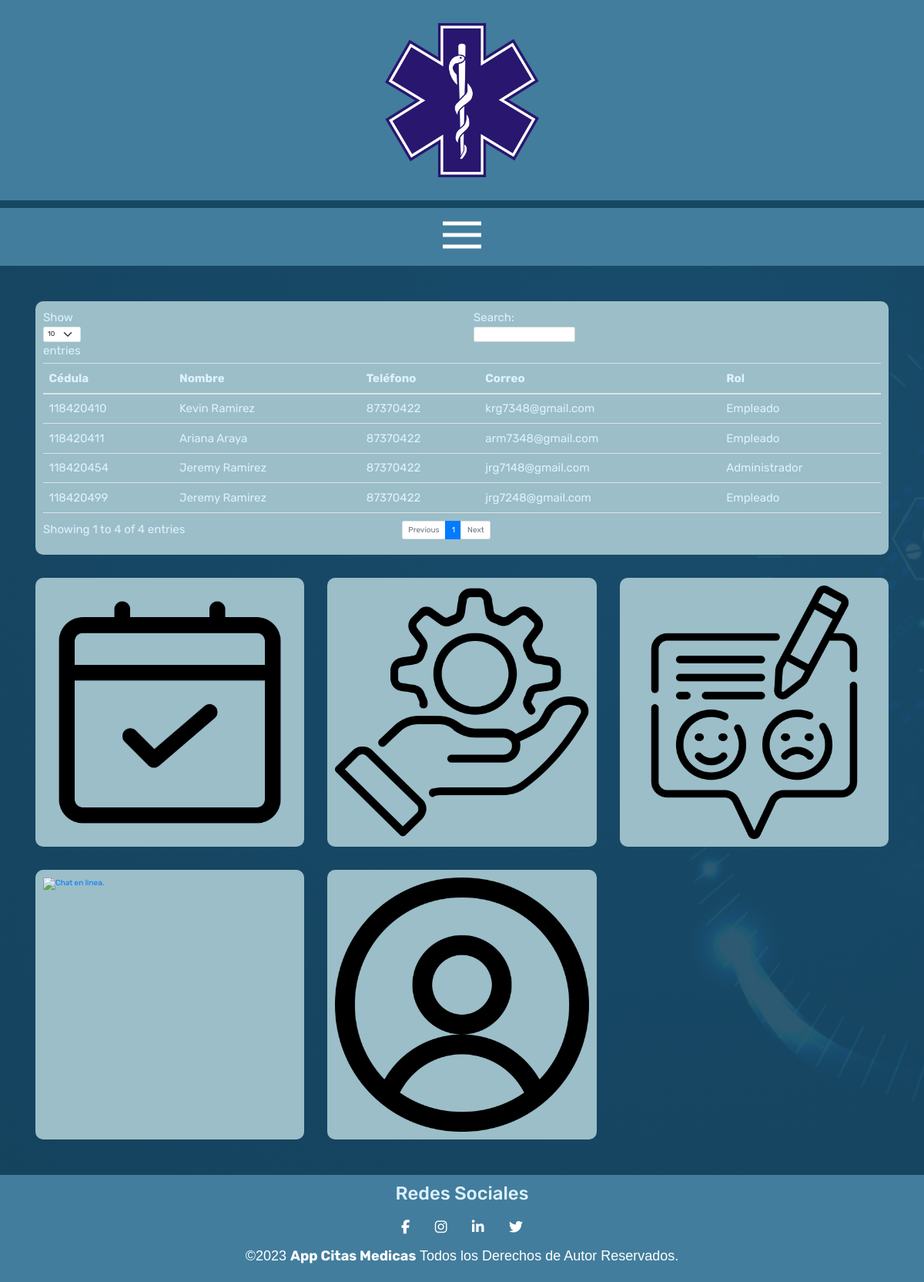
The page /dashboard.php (signed in) on the database its author committed.
### tables this page shows
CREATE TABLE `tab_usuarios` (
    `Cédula` VARCHAR(255) NOT NULL,
    `PrimerNombre` VARCHAR(100) NOT NULL,
    `SegundoNombre` VARCHAR(100) NULL,
    `PrimerApellido` VARCHAR(100) NOT NULL,
    `SegundoApellido` VARCHAR(100) NOT NULL,
    `Teléfono` VARCHAR(100) NOT NULL,
    `Correo` VARCHAR(100) NOT NULL,
    `Contraseña` VARCHAR(255) NOT NULL,
    `TipoSangre` VARCHAR(2) NULL,
    `Estatura` DOUBLE NULL,
    `Peso` DOUBLE NULL,
    PRIMARY KEY (`Cédula`)
);

CREATE TABLE `tab_rolesusuario` (
    `CodRol` INT NOT NULL,
    `Cédula` VARCHAR(255) NOT NULL,
    PRIMARY KEY (`Cédula`, `CodRol`),
    FOREIGN KEY (`CodRol`) REFERENCES `tab_roles`(`CodRol`) ON DELETE CASCADE ON UPDATE CASCADE,
    FOREIGN KEY (`Cédula`) REFERENCES `tab_usuarios`(`Cédula`) ON DELETE CASCADE ON UPDATE CASCADE
);

### dbCRUD/datosCRUD.php (called while the page is built, shortened)
<?php
function getDatosArray($sql) {
    $retorno = array();
    try {
        $oConexion = Conecta();
        if(mysqli_set_charset($oConexion, "utf8")){
            if(!$result = mysqli_query($oConexion, $sql)) die();
            while ($row = mysqli_fetch_array($result)) {
                $retorno[] = $row;
            }
        }
    } catch (Throwable $th) {
        error_log($th, 0);
    }finally{
        Desconecta($oConexion);
    }
    return $retorno;
}

### dashboard.php (the view, shortened to what this page needs)
<?php
    require_once "templates/head.php";
    require_once "templates/headerNavbar.php";
?>
    <main class="contenedor__dashboard">
        <div class="contenido__usuarios" id="contenido__usuarios">
            <div class="contenido__tabla">
                <div class='table-responsive'>
                <?php
                    try {
                        $query = "SELECT Cédula, PrimerNombre, PrimerApellido, Teléfono, Correo FROM tab_usuarios";
                        $rolUsuario = "";
                        $usuarios = getDatosArray($query);
                        if(!empty($usuarios)){
                            echo "<table id = 'tabla__datos' class = 'table table-stripped'>";
                            echo "<thead>";
                            echo "<tr>\n
                                    <th>Cédula</th>\n
                                    <th>Nombre</th>\n
                                    <th>Teléfono</th>\n
                                    <th>Correo</th>\n
                                    <th>Rol</th>\n";
                            echo "</tr>";
                            echo "</thead>";
                            echo "<tbody>";
                            foreach($usuarios as $usuario){
                                echo "<tr>";
                                echo "<td id='codigo'>{$usuario['Cédula']}</td>";
                                echo "<td id='nombre'>{$usuario['PrimerNombre']} {$usuario['PrimerApellido']}</td>";
                                echo "<td id='telefono'>{$usuario['Teléfono']}</td>";
                                echo "<td id='correo'>{$usuario['Correo']}</td>";
                                $queryRoles = "SELECT ru.CodRol FROM tab_usuarios u
                                LEFT JOIN tab_rolesusuario ru ON u.Cédula = ru.Cédula
                                WHERE u.Cédula = {$usuario['Cédula']}";
                                $roles = getDatosArray($queryRoles);
                                foreach ($roles as &$rol) {
                                    if($rol['CodRol']== 1){
                                        $rolUsuario = 'Cliente';
                                    } else if ($rol['CodRol'] == 2) {
                                        $rolUsuario = 'Empleado';
                                    } else if ($rol['CodRol'] == 3) {
                                        $rolUsuario = 'Administrador';
                                    }
                                }
                                echo "<td id='rol'>{$rolUsuario}</td>";
                                echo "</tr>";
                            }
                            echo "</tbody>";
                            echo "</table>";
                        }
                        else{
                            echo "No hay usuarios!";
                        }
                    } catch(Throwable $th) {
                        error_log($th, 0);
                    }
                ?>
                </div>
            </div>
        </div>
        <div class="contenido__admin">
            <a href="citas.php"><img src="img/citas.png" alt="Icono citas."></a>
        </div>
        <div class="contenido__admin">
            <a href="servicios.php"><img src="img/servicios.png" alt="Icono servicios."></a>
        </div>
        <div class="contenido__admin">
            <a href="soporteFeedback.php"><img src="img/feedback.png" alt="Icono feedback."></a>
        </div>
        <div class="contenido__admin">
            <a href="chatEnLinea.php"><img src="img/chat.png" alt="Chat en linea."></a>
        </div>
        <div class="contenido__admin">
            <a href="perfil.php"><img src="img/perfil.png" alt="Icono perfil."></a>
        </div>
    </main>
<?php
    require_once "templates/footer.php";
?>

### templates/head.php (shortened to what this page needs)
<!DOCTYPE html>
<html lang="es">
<head>
    <link rel="stylesheet" href="css/normalize.css">
    <link rel="stylesheet" href="https://cdnjs.cloudflare.com/ajax/libs/twitter-bootstrap/5.3.0/css/bootstrap.min.css">
    <link rel="stylesheet" href="https://stackpath.bootstrapcdn.com/bootstrap/4.3.1/css/bootstrap.min.css">
    <link rel="stylesheet" href="css/style.css">
</head>

### templates/headerNavbar.php (shortened to what this page needs)
<?php
require_once "dbCRUD/datosCRUD.php";
echo "<body>";
echo "<header class='header'>";
echo "<a href='index.php'>";
echo "<img class='header__logo' src='img/logo.png' alt='Logotipo'>";
echo "</a>";
echo "</header>";
echo "<nav class='navegacion'>";
echo "<label for='check' class='menu__btn'>";
echo "<img src='IMG/menu.png' alt='Menu'>";
echo "</label>";
echo "</nav>";

### templates/footer.php (shortened to what this page needs)
        <footer class="footer">
            <div class="footer__obj">
                <h3>Redes Sociales</h3>
                <a href="#" class="fa fa-facebook"></a>
                <a href="#" class="fa fa-instagram"></a>
                <a href="#" class="fa fa-linkedin"></a>
                <a href="#" class="fa fa-twitter"></a>
                <p>&copy;2023 <b>App Citas Medicas</b> Todos los Derechos de Autor Reservados.</p>
            </div>
        </footer>
    </body>
</html>

### css/style.css (style rules this page uses)
:root { --primario: #427D9D; --primarioOscuro: #164863; --primarioOscuroTransparencia: rgba(22, 72, 99, 0.9); --secundario: #DDF2FD; --secundarioOscuro: #9BBEC8; --blanco: #FFF; --negro: #000; --fuentePrincipal: 'Rubik', sans-serif; }
html { box-sizing: border-box; font-size: 62.5%; }
*, *:before, *:after { box-sizing: inherit; }
* { margin: 0; padding: 0; border: 0; font-size: 100%; vertical-align: baseline; font-family: 'Rubik', sans-serif; }
p { font-size: 1.8rem; font-family: Arial, Helvetica, sans-serif; color: var(--blanco); }
a { text-decoration: none; }
img { width: 100%; }
h1, h2, h3 { text-align: center; color: var(--secundario); font-family: var(--fuentePrincipal); }
h3 { font-size: 2.4rem; }
.header { display: flex; justify-content: center; background-color: var(--primario); }
.header__logo { margin: 3rem 0; height: 200px; width: 200px; }
.footer { display: flex; justify-content: space-around; align-items: center; background-color: var(--primario); padding: 1rem 0; }
.footer__obj { display: inline-block; text-align: center; }
.footer__obj a { font-size: 1.8rem; margin: 15px 15px 15px 15px; font-family: Arial, Helvetica, sans-serif; color: var(--blanco); }
.navegacion { background-color: var(--primario); padding: 1rem 0; display: flex; justify-content: center; gap: 2rem; border-style: solid; border-color: var(--primarioOscuro); border-width: 10px; border-bottom: none;border-left: none;border-right: none; }
.menu__btn { float: right; cursor: pointer; list-style-type: none; display: none; }
@media (max-width: 1500px) { .menu__btn { display: block; } }
html,body { min-height: 100%; }
body { background-image: linear-gradient(var(--primarioOscuroTransparencia),var(--primarioOscuroTransparencia)), url(../img/Header.jpg); background-size: cover; background-attachment: fixed; }
.contenido__pendientesCitas, .contenido__historialCitas, .contenido__contactos, .contenido__serviciosemergencia, .contenido__otrainfo, .contenido__descripcion, .contenido__contactosemergencia, .contenido__feedback, .contenido__usuarios, .contenido__examenes, .contenido__admin { padding: 10px 10px 10px 10px; margin: 10px 10px 10px 10px; background-color: var(--secundarioOscuro); border-radius: 10px; }
@media (min-width: 1200px) { .table-responsive { overflow: hidden !important; } }
table { min-width: 10vh !important; }
.contenido__tabla { font-size: 1.5rem; color: var(--secundario); }
table tr td, table tr th { background-color: var(--secundarioOscuro) !important; color: var(--secundario) !important; }
.contenedor__dashboard { display: grid; grid-template-columns: repeat(auto-fill, minmax(min(300px, 100%), 1fr)); gap: 10px; grid-auto-rows: minmax(300px, auto); margin: 3%; }
@media (min-width: 1200px) and (max-width: 1500px) { .contenido__usuarios { grid-column: span 4; } }
@media (min-width: 900px) and (max-width: 1200px) { .contenido__usuarios { grid-column: span 3; } }

### rows shown on the page
tab_usuarios: Cédula "118420410", PrimerNombre "Kevin", PrimerApellido "Ramirez", Teléfono "87370422", Correo "krg7348@gmail.com", tab_rolesusuario.CodRol "Empleado"
tab_usuarios: Cédula "118420411", PrimerNombre "Ariana", PrimerApellido "Araya", Teléfono "87370422", Correo "arm7348@gmail.com"
tab_rolesusuario: CodRol "Empleado"
tab_usuarios: Cédula "118420454", PrimerNombre "Jeremy", PrimerApellido "Ramirez", Teléfono "87370422", Correo "jrg7148@gmail.com", tab_rolesusuario.CodRol "Administrador"
tab_usuarios: Cédula "118420499", PrimerNombre "Jeremy", PrimerApellido "Ramirez", Teléfono "87370422", Correo "jrg7248@gmail.com"
